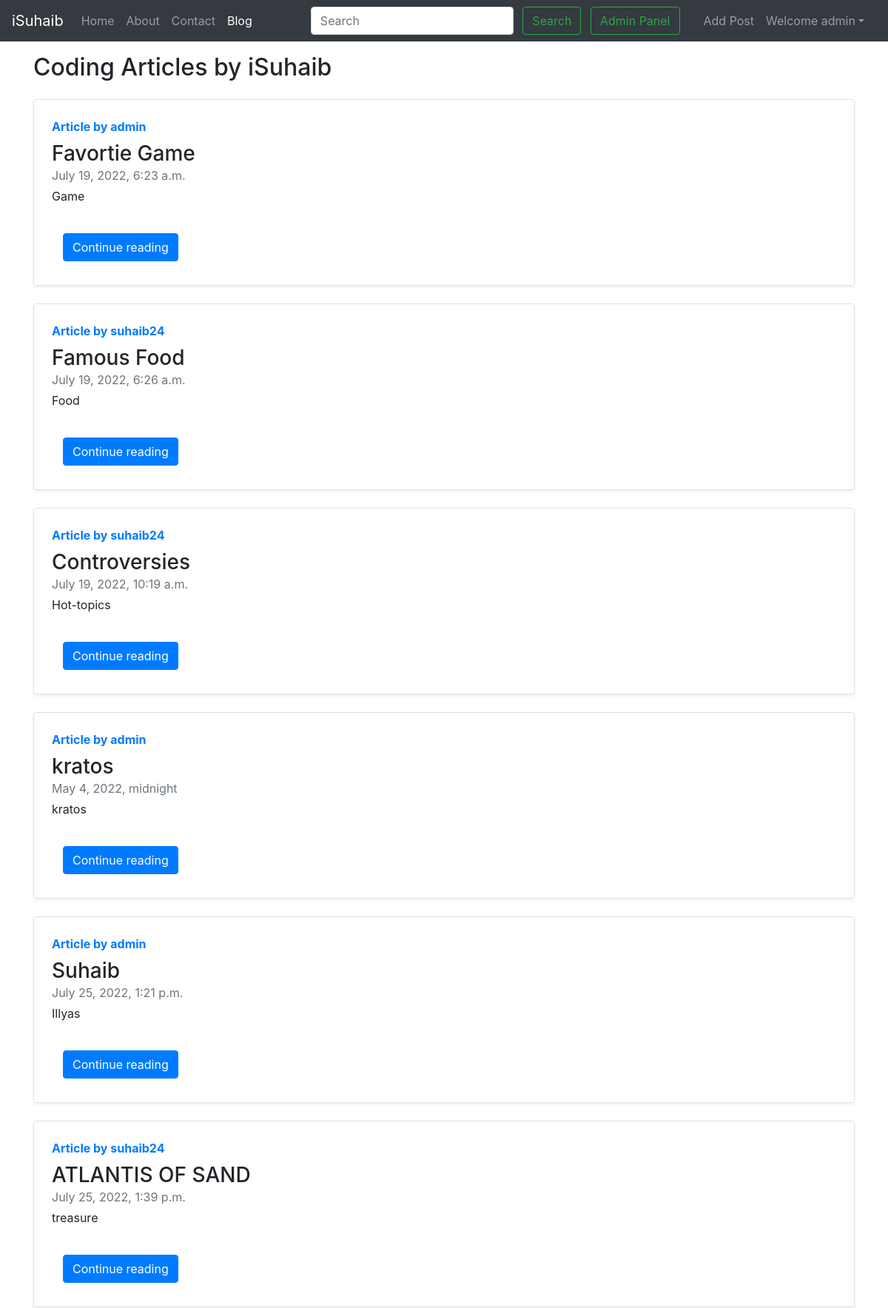
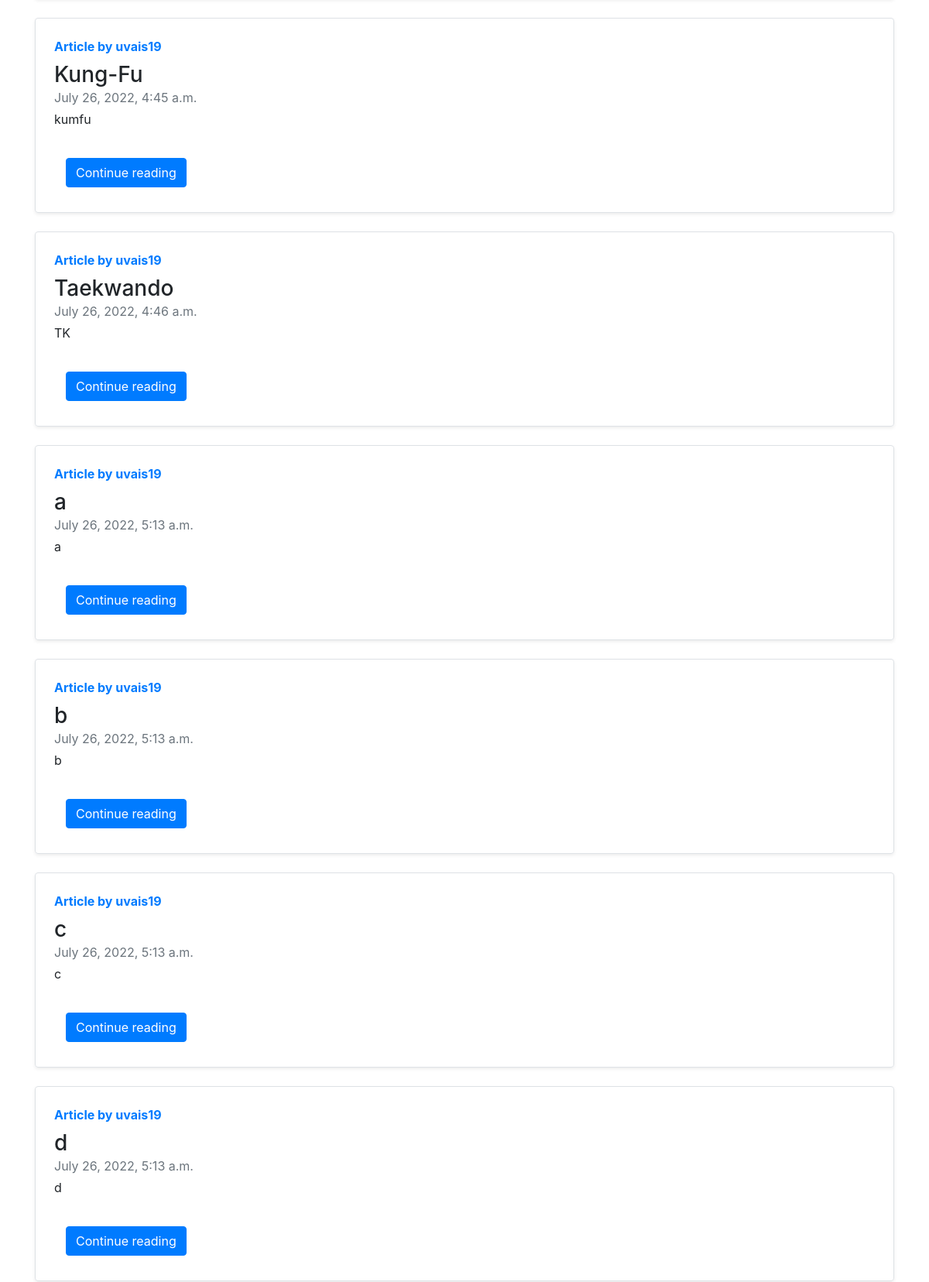
Page /blog/ (signed in, upper part) on the committed database (2 pictures, top to bottom).
### blog/models.py (models this page shows, shortened)
class Post(models.Model):
    id=models.AutoField(primary_key=True)
    title=models.CharField(max_length=255)
    user=models.ForeignKey(User, on_delete=models.CASCADE, default=0)
    slug=models.CharField(max_length=130)
    timeStamp=models.DateTimeField(blank=True, default=now)
    content=models.TextField()
    img = models.ImageField(upload_to='static', default=0)

### blog/views.py (the view)
# urls.py: path('', views.blogHome, name="bloghome"),
def blogHome(request):
    allPosts= Post.objects.all()
    context={'allPosts': allPosts,}
    return render(request, "blog/blogHome.html", context)

### templates/blog/blogHome.html (shortened to what this page needs)
{% extends 'base.html' %}
{% block blogactive %} active {% endblock blogactive %}
{% block body %}
<div class="container my-3 ">
    <h2>Coding Articles by iSuhaib</h2>
    {% for post in allPosts  %}
    <div class="row no-gutters border rounded overflow-hidden flex-md-row mb-4 shadow-sm h-md-250 my-4 position-relative">
        <div class="col p-4 d-flex flex-column position-static">
            <strong class="d-inline-block mb-2 text-primary">Article  by {{post.user}}</strong>
            <h3 class="mb-0">{{post.title}}</h3>
            <div class="mb-1 text-muted">{{post.timeStamp}}</div>
            <p class="card-text mb-auto">{{post.slug| truncatechars:500}}</p>
            <div class="container">
            <div class="my-2">
            	<a href="/blog/{{post.slug}}" role="button" class="btn btn-primary">Continue reading</a>
            </div>
        </div>
        </div>
        <div class="col-auto d-none d-lg-block">
            <svg class="bd-placeholder-img" width="200" height="250" xmlns="http://www.w3.org/2000/svg" preserveAspectRatio="xMidYMid slice" focusable="false" role="img" aria-label="Placeholder: Thumbnail">
                <title>Placeholder</title>
                {% comment %} <img src={{post.img.url}}><rect width="100%" height="100%" fill="#55595c"></rect><text x="50%" y="50%" fill="#eceeef" dy=".3em"></text> {% endcomment %}
            </svg>
        </div>
        </div>
        {% endfor %}
</div>
 {% endblock %}

### templates/base.html (shortened to what this page needs)
<!DOCTYPE html>
<html lang="en">
  <head>
    <link rel="stylesheet" href="https://cdn.datatables.net/1.12.1/css/jquery.dataTables.min.css">
    <link rel="stylesheet" href="https://stackpath.bootstrapcdn.com/bootstrap/4.5.2/css/bootstrap.min.css">
  </head>
  <body>
    <nav class="navbar navbar-expand-lg navbar-dark bg-dark">
        <a class="navbar-brand" href="/">iSuhaib</a>
        <div class="collapse navbar-collapse" id="navbarSupportedContent">
          <ul class="navbar-nav mr-auto">
            <li class="nav-item {% block homeactive %}  {% endblock homeactive %}">
              <a class="nav-link" href="/">Home <span class="sr-only">(current)</span></a>
            </li>
            <li class="nav-item {% block aboutactive %}  {% endblock aboutactive %}" >
              <a class="nav-link" href="/about">About</a>
            </li>
            <li class="nav-item {% block contactactive %}  {% endblock contactactive %} ">
              <a class="nav-link" href="/contact">Contact</a>
            </li>
            <li class="nav-item {% block blogactive %}  {% endblock blogactive %} ">
              <a class="nav-link" href="/blog/">Blog</a>
            </li>
          </ul>
          <div class="ml-auto form-inline ">
          <form method="get" action="/search"class="my-2 my-lg-0 mx-3">
            <input class="form-control mr-sm-2" type="search" placeholder="Search" aria-label="Search" name="query" id="query">
            <button class="btn btn-outline-success my-2 my-sm-0 " type="submit">Search</button>
            <a href="/admin/" role="button" target="_blank" class="btn btn-outline-success m-2 my-sm-0"> Admin Panel </a>
          </form>
{% if user.is_authenticated %}
<ul class="navbar-nav mr-2">
  <li class="nav-item" >
    <a class="nav-link" href="/blog/upload/">Add Post</a>
  </li>
  <li class="nav-item dropdown">
    <a class="nav-link dropdown-toggle" href='#' id="navbarDropdown" role="button" data-toggle="dropdown"> Welcome {{request.user}}</a>
  </li>
</ul>
    </div>
{% endif %}
        </div>
      </nav>
      {% block body %}  {% endblock body %}
  </body>
</html>

### rows in the picture
Post: user "admin", title "Favortie Game", timeStamp "July 19, 2022, 6:23 a.m.", slug "Game"
Post: user "suhaib24", title "Famous Food", timeStamp "July 19, 2022, 6:26 a.m.", slug "Food"
Post: user "suhaib24", title "Controversies", timeStamp "July 19, 2022, 10:19 a.m.", slug "Hot-topics"
Post: user "admin", title "kratos", timeStamp "May 4, 2022, midnight", slug "kratos"
Post: user "admin", title "Suhaib", timeStamp "July 25, 2022, 1:21 p.m.", slug "Illyas"
Post: user "suhaib24", title "ATLANTIS OF SAND", timeStamp "July 25, 2022, 1:39 p.m.", slug "treasure"
Post: user "uvais19", title "Kung-Fu", timeStamp "July 26, 2022, 4:45 a.m.", slug "kumfu"
Post: user "uvais19", title "Taekwando", timeStamp "July 26, 2022, 4:46 a.m.", slug "TK"
Post: user "uvais19", title "a", timeStamp "July 26, 2022, 5:13 a.m.", slug "a"
Post: user "uvais19", title "b", timeStamp "July 26, 2022, 5:13 a.m.", slug "b"
Post: user "uvais19", title "c", timeStamp "July 26, 2022, 5:13 a.m.", slug "c"
Post: user "uvais19", title "d", timeStamp "July 26, 2022, 5:13 a.m.", slug "d"

### other values in the picture
{{ request.user }} "admin"
